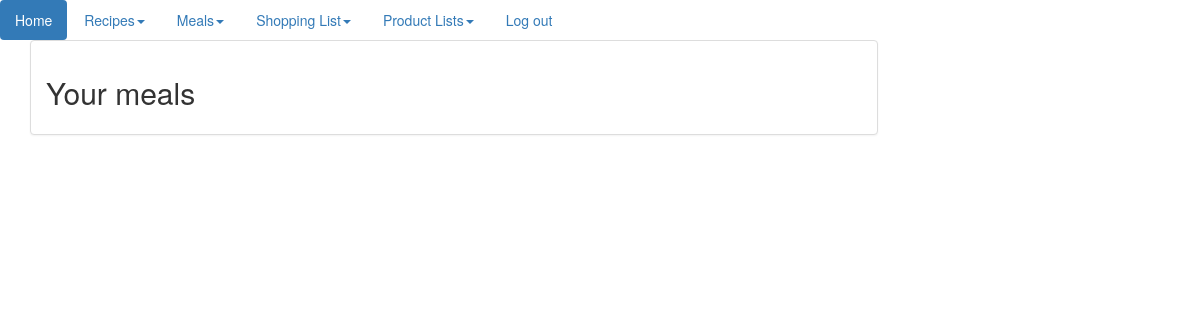
/meals/ (signed in), run on an earlier commit of the app's database.
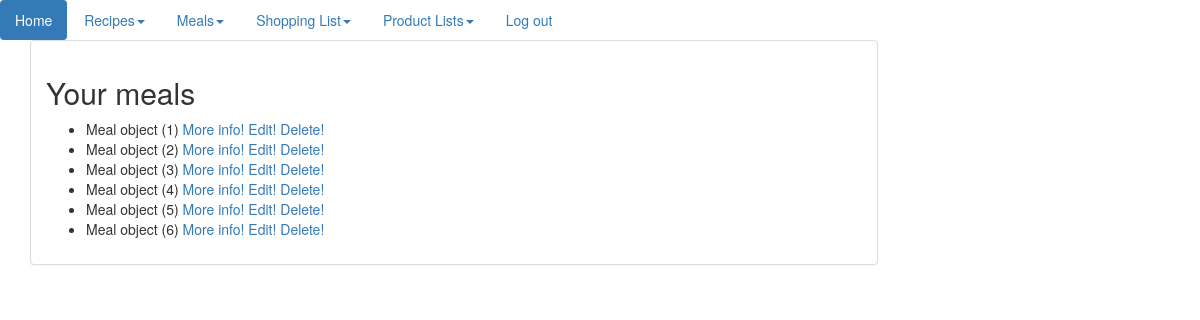
And on a later commit of the database.
### recipe/models.py (models this page shows)
class Meal(models.Model):
    name = models.ForeignKey(Recipe)
    user = models.ForeignKey(User, on_delete=models.CASCADE)
    date = models.DateField(default=datetime.date.today)
    time = models.TimeField()
    event = models.CharField(max_length=1024)

### website/views.py (the view)
# urls.py: url(r'^meals/', ShowAllMeals.as_view()),
class ShowAllMeals(LoginRequiredMixin, ListView):
    context_object_name = 'meal'
    queryset = Meal.objects.all()
    def get_context_data(self, **kwargs):
        queryset = Meal.objects.filter(user=self.request.user)
        context = {
            'paginator': None,
            'page_obj': None,
            'is_paginated': False,
            'object_list': queryset,
        }
        context.update(kwargs)
        return context

### templates/recipe/meal_list.html
{% extends "index.html" %}
{% block content %}
    <h2>Your meals</h2>
    <ul>
        {% for recipe in object_list %}
            <li>{{ recipe }} <a href="/meal/{{ recipe.id }}">More info!</a> <a
                    href="/edit_meal/{{ recipe.id }}">Edit!</a> <a href="/delete_meal/{{ recipe.id }}">Delete!</a></li>
        {% endfor %}
    </ul>
{% endblock %}

### templates/index.html (shortened to what this page needs)
<!DOCTYPE html>
<html lang="en">
<head>
    <link rel="stylesheet" href="https://maxcdn.bootstrapcdn.com/bootstrap/3.3.6/css/bootstrap.min.css"
>
    <link rel="stylesheet" href="https://maxcdn.bootstrapcdn.com/bootstrap/3.3.6/css/bootstrap-theme.min.css"
>
    <link rel="stylesheet" type="text/css" href="http://midnight-order.com/media/css/midnightorder.css">
    <link rel="stylesheet" href="//code.jquery.com/ui/1.11.0/themes/smoothness/jquery-ui.css">
    <link rel="stylesheet" href="http://code.jquery.com/ui/1.11.0/themes/smoothness/jquery-ui.css">
</head>
<body>
<div class="div-pos foo">
    <ul class="nav nav-pills">
        <li role="presentation" class="active"><a href="/">Home</a></li>
        {% if not user.is_authenticated %}
            <li role="presentation"><a href="/recipes">Recipes</a></li>
            <li role="presentation"><a href="/login">Login</a></li>
            <li role="presentation"><a href="/register">Register</a></li>
        {% else %}
            <li class="dropdown"><a href="#" data-toggle="dropdown" class="dropdown-toggle">Recipes<b class="caret"></b></a>
            </li>
            <li class="dropdown"><a href="#" data-toggle="dropdown" class="dropdown-toggle">Meals<b
                    class="caret"></b></a>
            </li>
            <li class="dropdown"><a href="#" data-toggle="dropdown" class="dropdown-toggle">Shopping List<b
                    class="caret"></b></a>
            </li>
            <li class="dropdown"><a href="#" data-toggle="dropdown" class="dropdown-toggle">Product Lists<b
                    class="caret"></b></a>
            </li>
            <li role="presentation"><a href="/logout">Log out</a></li>
        {% endif %}
    </ul>
</div>
<div class="container">
    <div class="row row-offcanvas row-offcanvas-right ">
        <div class="col-xs-12 col-sm-9">
            <div class="panel panel-default">
                <div class="panel-body word-break">
                    {% block content %}
                    {% endblock %}
                </div>
            </div>
        </div>
    </div>
</div>
</body>
</html>

What changed in the data, as far as the page shows it:
added Meal: id "Meal object (1)"
added Meal: id "Meal object (2)"
added Meal: id "Meal object (3)"
added Meal: id "Meal object (4)"
added Meal: id "Meal object (5)"
added Meal: id "Meal object (6)"
